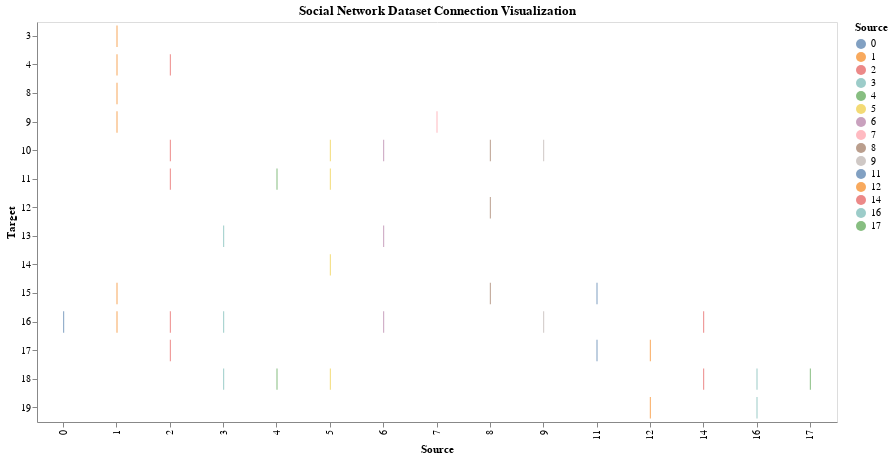

Notebook source saved alongside this figure:
### Code cell
import altair as alt
import pandas as pd

# Social Network Edges dataset
social_edges = pd.read_csv('social_network_edges.csv')

# Edges
edges = social_edges.rename(columns={"source": "Source", "target": "Target"})

# Connection visualization
connection_map = alt.Chart(edges).mark_tick().encode(
    x='Source:N',
    y='Target:N',
    color='Source:N',
    tooltip=['Source', 'Target']
).properties(
    title="Social Network Dataset Connection Visualization",
    width=800,
    height=400
)

# Show plot
connection_map

### Figure 1 — Vega-Lite specification as saved in the notebook (floating-point values rounded to 4 significant figures)
{"config": {"view": {"continuousWidth": 400, "continuousHeight": 300}}, "data": {"name": "data-a2a2acf256f36ba20785dd4be7d6d79e"}, "mark": "tick", "encoding": {"color": {"field": "Source", "type": "nominal"}, "tooltip": [{"field": "Source", "type": "quantitative"}, {"field": "Target", "type": "quantitative"}], "x": {"field": "Source", "type": "nominal"}, "y": {"field": "Target", "type": "nominal"}}, "height": 400, "title": "Social Network Dataset Connection Visualization", "width": 800, "$schema": "https://vega.github.io/schema/vega-lite/v4.17.0.json", "datasets": {"data-a2a2acf256f36ba20785dd4be7d6d79e": [{"Source": 0, "Target": 16}, {"Source": 1, "Target": 3}, {"Source": 1, "Target": 4}, {"Source": 1, "Target": 8}, {"Source": 1, "Target": 9}, {"Source": 1, "Target": 15}, {"Source": 1, "Target": 16}, {"Source": 2, "Target": 4}, {"Source": 2, "Target": 10}, {"Source": 2, "Target": 11}, {"Source": 2, "Target": 16}, {"Source": 2, "Target": 17}, {"Source": 3, "Target": 13}, {"Source": 3, "Target": 16}, {"Source": 3, "Target": 18}, {"Source": 4, "Target": 11}, {"Source": 4, "Target": 18}, {"Source": 5, "Target": 10}, {"Source": 5, "Target": 11}, {"Source": 5, "Target": 14}, {"Source": 5, "Target": 18}, {"Source": 6, "Target": 10}, {"Source": 6, "Target": 13}, {"Source": 6, "Target": 16}, {"Source": 7, "Target": 9}, {"Source": 8, "Target": 10}, {"Source": 8, "Target": 12}, {"Source": 8, "Target": 15}, {"Source": 9, "Target": 10}, {"Source": 9, "Target": 16}, {"Source": 11, "Target": 15}, {"Source": 11, "Target": 17}, {"Source": 12, "Target": 17}, {"Source": 12, "Target": 19}, {"Source": 14, "Target": 16}, {"Source": 14, "Target": 18}, {"Source": 16, "Target": 18}, {"Source": 16, "Target": 19}, {"Source": 17, "Target": 18}]}}
